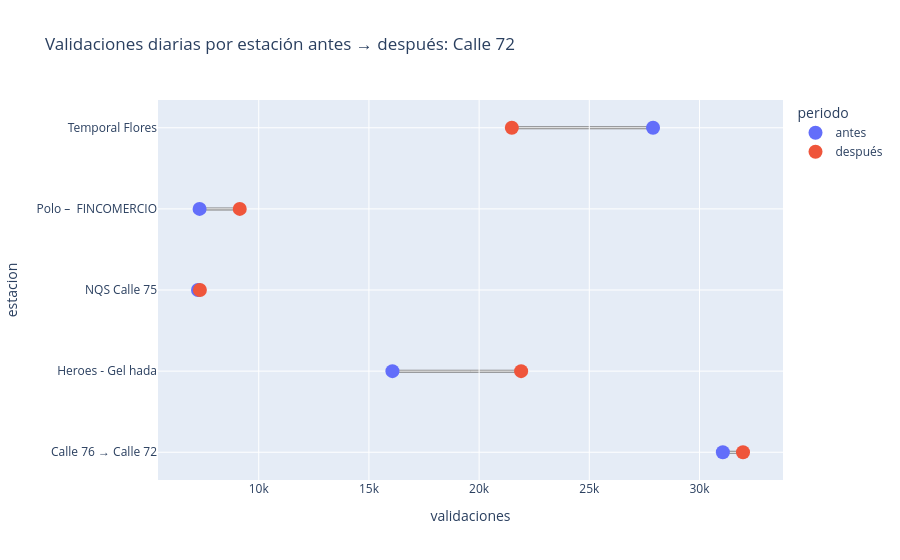

The notebook cell this image was saved under:
### Markdown cell above
Juntamos la Calle 76 y la Calle 72 en una sola fila para ver si la zona ganó o perdió gente. Cada línea va del promedio de antes al de después.

### Code cell
estaciones72=cambios[cambios["evento"]=="Calle 72"].copy()
estaciones72.loc[estaciones72["rol"].isin(["cerrada","nueva"]),"estacion"]="Calle 76 → Calle 72"
estaciones72=estaciones72.groupby("estacion")[["antes","despues"]].sum().reset_index()
puntos72=pd.concat([estaciones72.assign(periodo="antes",validaciones=estaciones72["antes"]),estaciones72.assign(periodo="después",validaciones=estaciones72["despues"])])
pesas=px.scatter(puntos72,x="validaciones",y="estacion",color="periodo",title="Validaciones diarias por estación antes → después: Calle 72")
for est,antes,despues in zip(estaciones72["estacion"],estaciones72["antes"],estaciones72["despues"]):
    pesas.add_shape(type="line",x0=antes,x1=despues,y0=est,y1=est,line_color="gray",line_width=3,layer="below")
pesas.update_traces(marker_size=14)

### Figure 1 — Plotly figure (JSON) as saved in the notebook; plotly's stock layout.template omitted (floating-point values rounded to 4 significant figures)
{"data": [{"hovertemplate": "periodo=antes<br>validaciones=%{x}<br>estacion=%{y}<extra></extra>", "legendgroup": "antes", "marker": {"color": "#636efa", "size": 14, "symbol": "circle"}, "mode": "markers", "name": "antes", "orientation": "h", "showlegend": true, "type": "scatter", "x": [31060.0, 16070.0, 7244.0, 7316.0, 27890.0], "xaxis": "x", "y": ["Calle 76 → Calle 72", "Heroes - Gel hada", "NQS Calle 75", "Polo –  FINCOMERCIO", "Temporal Flores"], "yaxis": "y"}, {"hovertemplate": "periodo=después<br>validaciones=%{x}<br>estacion=%{y}<extra></extra>", "legendgroup": "después", "marker": {"color": "#EF553B", "size": 14, "symbol": "circle"}, "mode": "markers", "name": "después", "orientation": "h", "showlegend": true, "type": "scatter", "x": [31980.0, 21910.0, 7330.0, 9139.0, 21480.0], "xaxis": "x", "y": ["Calle 76 → Calle 72", "Heroes - Gel hada", "NQS Calle 75", "Polo –  FINCOMERCIO", "Temporal Flores"], "yaxis": "y"}], "layout": {"legend": {"title": {"text": "periodo"}, "tracegroupgap": 0}, "shapes": [{"layer": "below", "line": {"color": "gray", "width": 3}, "type": "line", "x0": 31060, "x1": 31975, "y0": "Calle 76 → Calle 72", "y1": "Calle 76 → Calle 72"}, {"layer": "below", "line": {"color": "gray", "width": 3}, "type": "line", "x0": 16067, "x1": 21907, "y0": "Heroes - Gel hada", "y1": "Heroes - Gel hada"}, {"layer": "below", "line": {"color": "gray", "width": 3}, "type": "line", "x0": 7244, "x1": 7330, "y0": "NQS Calle 75", "y1": "NQS Calle 75"}, {"layer": "below", "line": {"color": "gray", "width": 3}, "type": "line", "x0": 7316, "x1": 9139, "y0": "Polo –  FINCOMERCIO", "y1": "Polo –  FINCOMERCIO"}, {"layer": "below", "line": {"color": "gray", "width": 3}, "type": "line", "x0": 27893, "x1": 21485, "y0": "Temporal Flores", "y1": "Temporal Flores"}], "title": {"text": "Validaciones diarias por estación antes → después: Calle 72"}, "xaxis": {"anchor": "y", "domain": [0, 1], "title": {"text": "validaciones"}}, "yaxis": {"anchor": "x", "domain": [0, 1], "title": {"text": "estacion"}}}}
